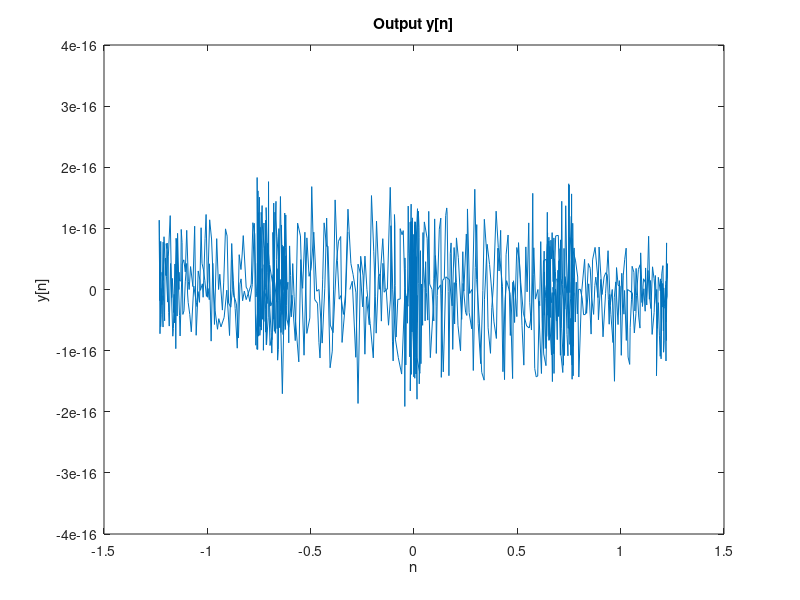

Here is the MATLAB script that generated this plot:
% Replace the ? with an integer between 2 and 1000 for L
n=linspace(0,1,1024);
s=sin(2.*pi.*1.*n)+.3.*sin(2.*pi.*4.*n);                  
x=s+.1.*randn(size(s));
L=50;
%The following code filters and then plots the output
%In future lectures we will learn what exactly is 
%happening in this "filtering" process!
y=cconv(x,ones(1,L)./L,1024);
figure,plot(y);
xlabel('n'),ylabel('y[n]'),title('Output y[n]')   